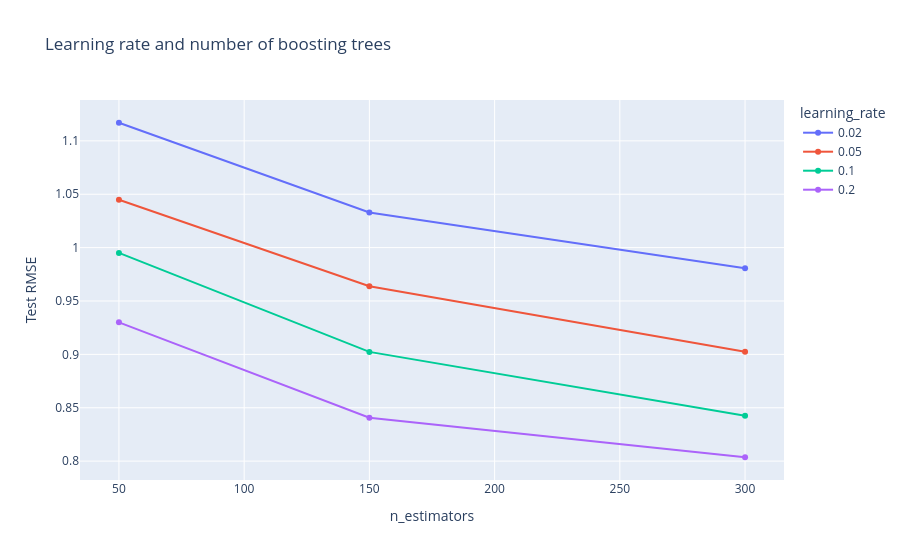

This figure's notebook cell:
### Code cell
boosting_plot_df = boosting_results.sort_values(["learning_rate", "n_estimators"]).copy()
boosting_fig = px.line(
    boosting_plot_df, x="n_estimators", y="RMSE", color="learning_rate",
    markers=True, hover_data=["MAE", "R2"],
    title="Learning rate and number of boosting trees",
    labels={"RMSE": "Test RMSE", "learning_rate": "learning_rate"},
)
boosting_fig.show()

### Figure 1 — Plotly figure (JSON) as saved in the notebook; plotly's stock layout.template omitted (floating-point values rounded to 4 significant figures)
{"data": [{"customdata": [[0.8906, 0.1847], [0.8179, 0.3028], [0.7699, 0.3714]], "hovertemplate": "learning_rate=0.02<br>n_estimators=%{x}<br>Test RMSE=%{y}<br>MAE=%{customdata[0]}<br>R2=%{customdata[1]}<extra></extra>", "legendgroup": "0.02", "line": {"color": "#636efa", "dash": "solid"}, "marker": {"symbol": "circle"}, "mode": "lines+markers", "name": "0.02", "orientation": "v", "showlegend": true, "type": "scatter", "x": [50, 150, 300], "xaxis": "x", "y": [1.117, 1.033, 0.9808], "yaxis": "y"}, {"customdata": [[0.8282, 0.2867], [0.755, 0.393], [0.705, 0.4678]], "hovertemplate": "learning_rate=0.05<br>n_estimators=%{x}<br>Test RMSE=%{y}<br>MAE=%{customdata[0]}<br>R2=%{customdata[1]}<extra></extra>", "legendgroup": "0.05", "line": {"color": "#EF553B", "dash": "solid"}, "marker": {"symbol": "circle"}, "mode": "lines+markers", "name": "0.05", "orientation": "v", "showlegend": true, "type": "scatter", "x": [50, 150, 300], "xaxis": "x", "y": [1.045, 0.9638, 0.9024], "yaxis": "y"}, {"customdata": [[0.7818, 0.353], [0.7052, 0.4679], [0.6503, 0.536]], "hovertemplate": "learning_rate=0.1<br>n_estimators=%{x}<br>Test RMSE=%{y}<br>MAE=%{customdata[0]}<br>R2=%{customdata[1]}<extra></extra>", "legendgroup": "0.1", "line": {"color": "#00cc96", "dash": "solid"}, "marker": {"symbol": "circle"}, "mode": "lines+markers", "name": "0.1", "orientation": "v", "showlegend": true, "type": "scatter", "x": [50, 150, 300], "xaxis": "x", "y": [0.995, 0.9023, 0.8426], "yaxis": "y"}, {"customdata": [[0.7276, 0.4348], [0.6488, 0.5381], [0.609, 0.578]], "hovertemplate": "learning_rate=0.2<br>n_estimators=%{x}<br>Test RMSE=%{y}<br>MAE=%{customdata[0]}<br>R2=%{customdata[1]}<extra></extra>", "legendgroup": "0.2", "line": {"color": "#ab63fa", "dash": "solid"}, "marker": {"symbol": "circle"}, "mode": "lines+markers", "name": "0.2", "orientation": "v", "showlegend": true, "type": "scatter", "x": [50, 150, 300], "xaxis": "x", "y": [0.93, 0.8407, 0.8036], "yaxis": "y"}], "layout": {"legend": {"title": {"text": "learning_rate"}, "tracegroupgap": 0}, "title": {"text": "Learning rate and number of boosting trees"}, "xaxis": {"anchor": "y", "domain": [0, 1], "title": {"text": "n_estimators"}}, "yaxis": {"anchor": "x", "domain": [0, 1], "title": {"text": "Test RMSE"}}}}
